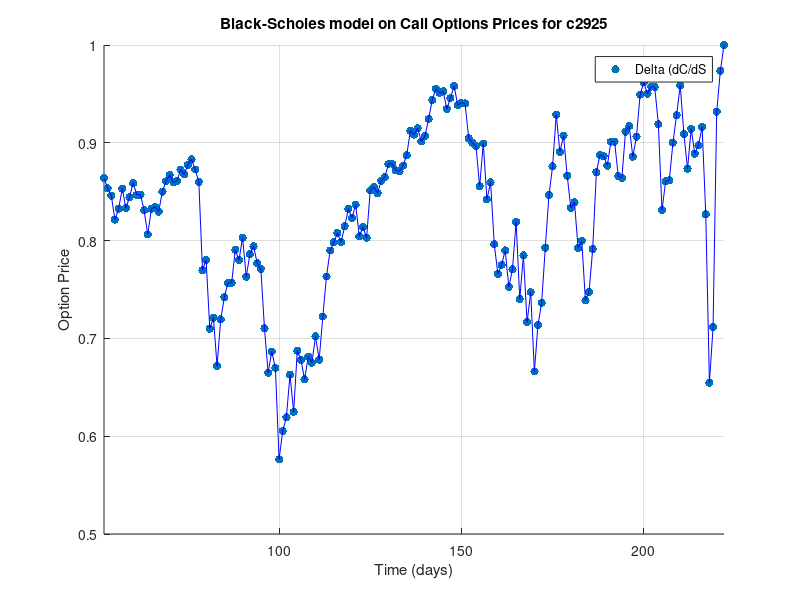

Here is the MATLAB script that generated this plot:
% calculate volatility of stock
c2925 = csvread('./c2925.csv');

Strike = 2925;
Yield = 0.00;
Rate = 0.06;

counter = 1;

T = 11.1 / 12;

call_prices_estimate = [];

for i=52:222
    
    Price = c2925(i,3);
    Value = c2925(i,2);
    Time = T - T*(i / 222)+0.00001;

    ImpliedVolatility = blsimpv(Price,Strike,Rate,Time,Value);
    change_in_price = c2925(counter+1:i,3) - c2925(counter:i-1,3);
    change_in_price = std((change_in_price ./ c2925(counter:i-1,3)));
    
%     Volatility = change_in_price * sqrt((2.6 / 12))
    Volatility = change_in_price * sqrt(252);

%     [Call] = blsprice(Price,Strike,Rate,Time,Volatility,Yield);
    [Call] = blsdelta(Price,Strike,Rate,Time,Volatility);
    call_prices_estimate(end+1) = Call;
    counter = counter + 1;
end

time = 52:1:222;
call_prices = c2925(52:end,2);

% h1 = scatter(time,call_prices,'filled','r');
% hold on
% plot(time,call_prices,'r')
% hold on
h3 = scatter(time, call_prices_estimate,'filled','b');
hold on
plot(time, call_prices_estimate,'b')

legend('Delta (dC/dS'); 
grid on
xlim([52 222])

title('Black-Scholes model on Call Options Prices for c2925')

xlabel('Time (days)') % x-axis label
ylabel('Option Price') % y-axis label

c1_mse = immse(call_prices, call_prices_estimate');
